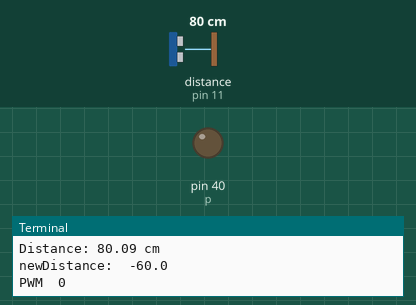
A program run on a simulated Raspberry Pi (header pin numbers). Parts: output pins drawn as LEDs (lit = HIGH), the last lines printed to the terminal. The inputs (shaded band) are chosen by the test bench; at power-on: distance to the obstacle (sensor on pin 11) 80 cm. The echo pulse lasts 58.3 µs per cm; the clock reads 2024-03-15 10:24:30 at power-on unless the program sets it; pins used as bus, display or sensor lines are not drawn.

Above: at 1.2 s.
1.3 s: distance to the obstacle (sensor on pin 11) set to 2 cm
At 2.1 s:
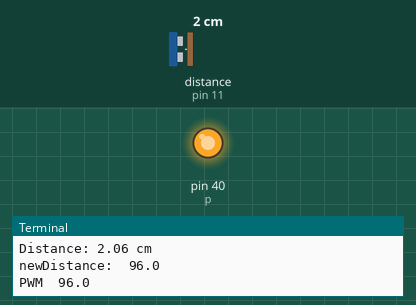
2.9 s: distance to the obstacle (sensor on pin 11) set to 18 cm
At 3.7 s:
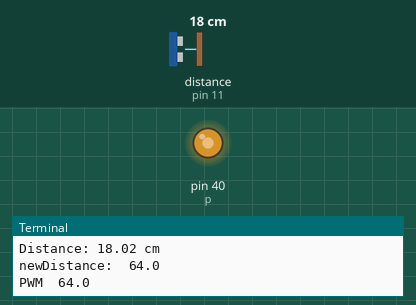
Timing chart, 0 to 5.9 s (numbered marks = the images above; inputs shaded):
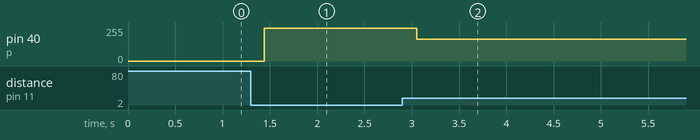

Measured:
- after the input at 1.3 s, pin 40 (p): 0/255 → 245/255 after 0.14 s
- after the input at 2.9 s, pin 40 (p): 245/255 → 163/255 after 0.15 s

The program:

SR04v2.py
```python
import RPi.GPIO as GPIO
import time

PIN_TRIGGER = 7
PIN_ECHO = 11

GPIO.setmode(GPIO.BOARD)

GPIO.setup(40, GPIO.OUT)
p = GPIO.PWM(40, 100)

GPIO.setup(PIN_TRIGGER, GPIO.OUT)
GPIO.setup(PIN_ECHO, GPIO.IN)

#PWM start value
p.start(100)
while True:

      GPIO.output(PIN_TRIGGER, GPIO.HIGH)

      time.sleep(0.00001)

      GPIO.output(PIN_TRIGGER, GPIO.LOW)

      while GPIO.input(PIN_ECHO)==0:
            pulse_start_time = time.time()
      while GPIO.input(PIN_ECHO)==1:
            pulse_end_time = time.time()

      pulse_duration = pulse_end_time - pulse_start_time
      distance = round(pulse_duration * 17150, 2)
      print("Distance:",distance,"cm")

      newDistance = (100 - ((int(distance)/50) * 100))
      print("newDistance: ",newDistance)

      if newDistance < 0.0:
          PWM = 0
      else:
          PWM = newDistance

      print("PWM ", PWM)
      p.ChangeDutyCycle(PWM)

      time.sleep(0.2)
```
